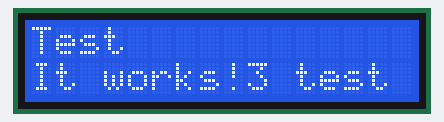
Recording of a program running on a simulated Raspberry Pi (header pin numbers). Shown: 16×2 character LCD. At 6.1 s the program stops and its outputs stay as they are.

Above: at 0.1 s.
At 1.1 s:
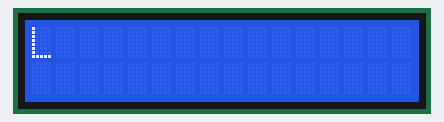

The program:

LCD1602_test.py
```python
from RPi import GPIO
from RPLCD.gpio import CharLCD
import time

lcd = CharLCD(cols=16, rows=2, pin_rs=37, pin_e=35, pins_data=[33, 31, 29, 23],numbering_mode=GPIO.BOARD)

smiley = (
        0b10000,
        0b10000,
        0b10000,
        0b10000,
        0b10000,
        0b10000,
        0b10000,
        0b11111,)

lcd.write_string('Test\n\r Hallo 123 test')
lcd.cursor_pos = (1,0)
lcd.write_string('It works!')
time.sleep(1)
lcd.clear()
lcd.cursor_pos = (0,0)
lcd.create_char(0, smiley)
lcd.write_string('\x00')
time.sleep(5)
lcd.clear()
lcd.close(clear=True)
```

Measured:
- what the display in image 1 shows lasts 5.1 s, from 1.0 s to 6.1 s
